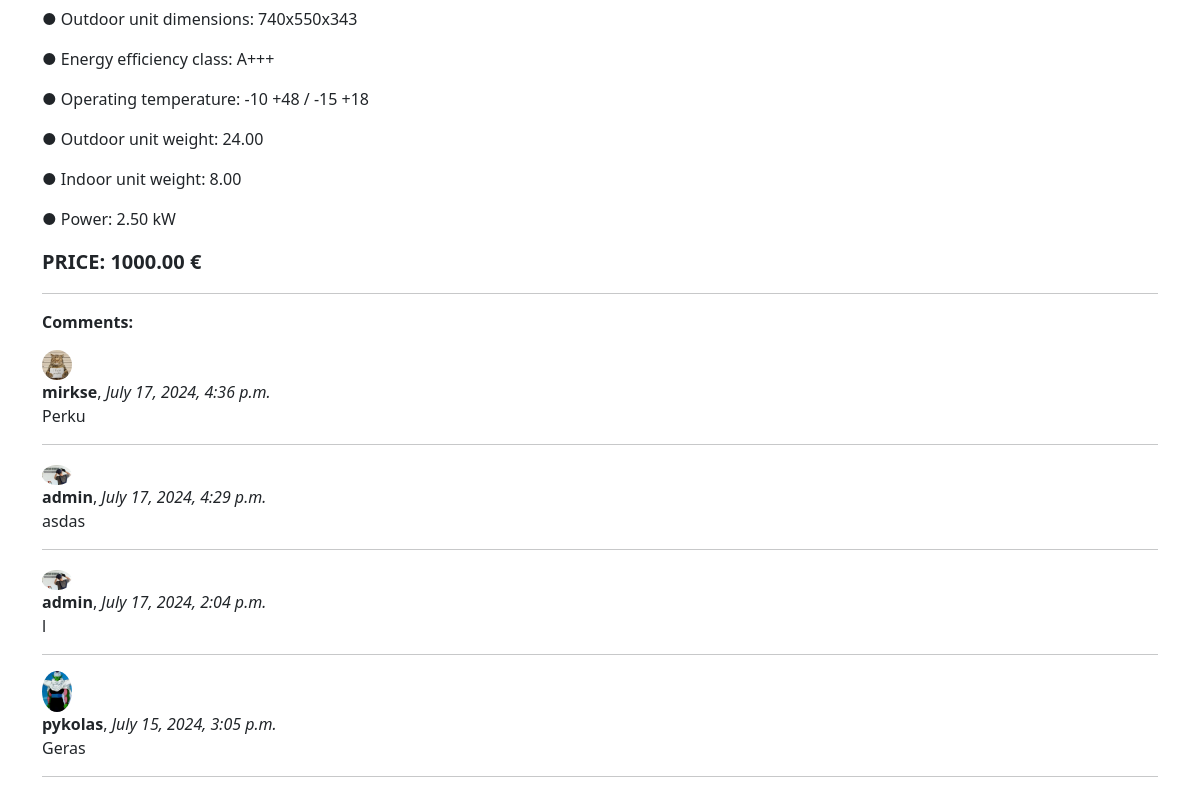
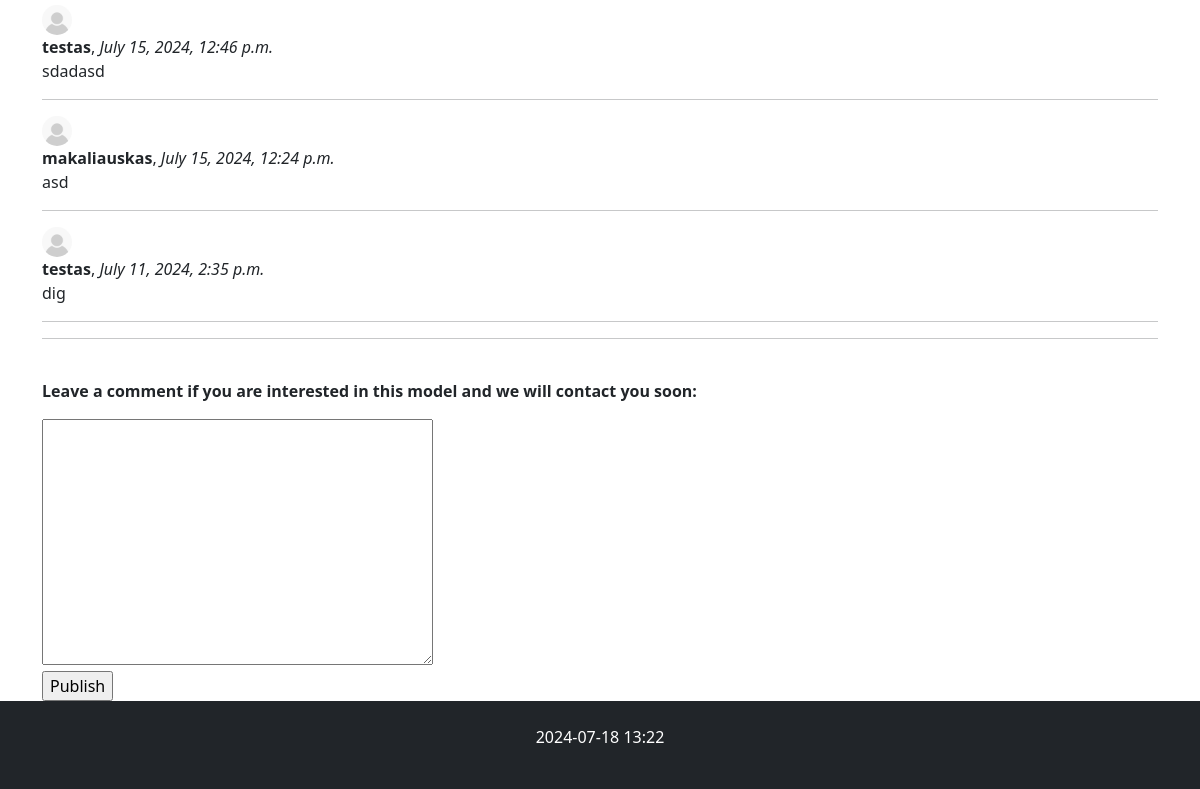
The page /catalog/technicalspecifications/2/ (signed in, lower part) on the database as committed earlier (2 pictures, top to bottom).
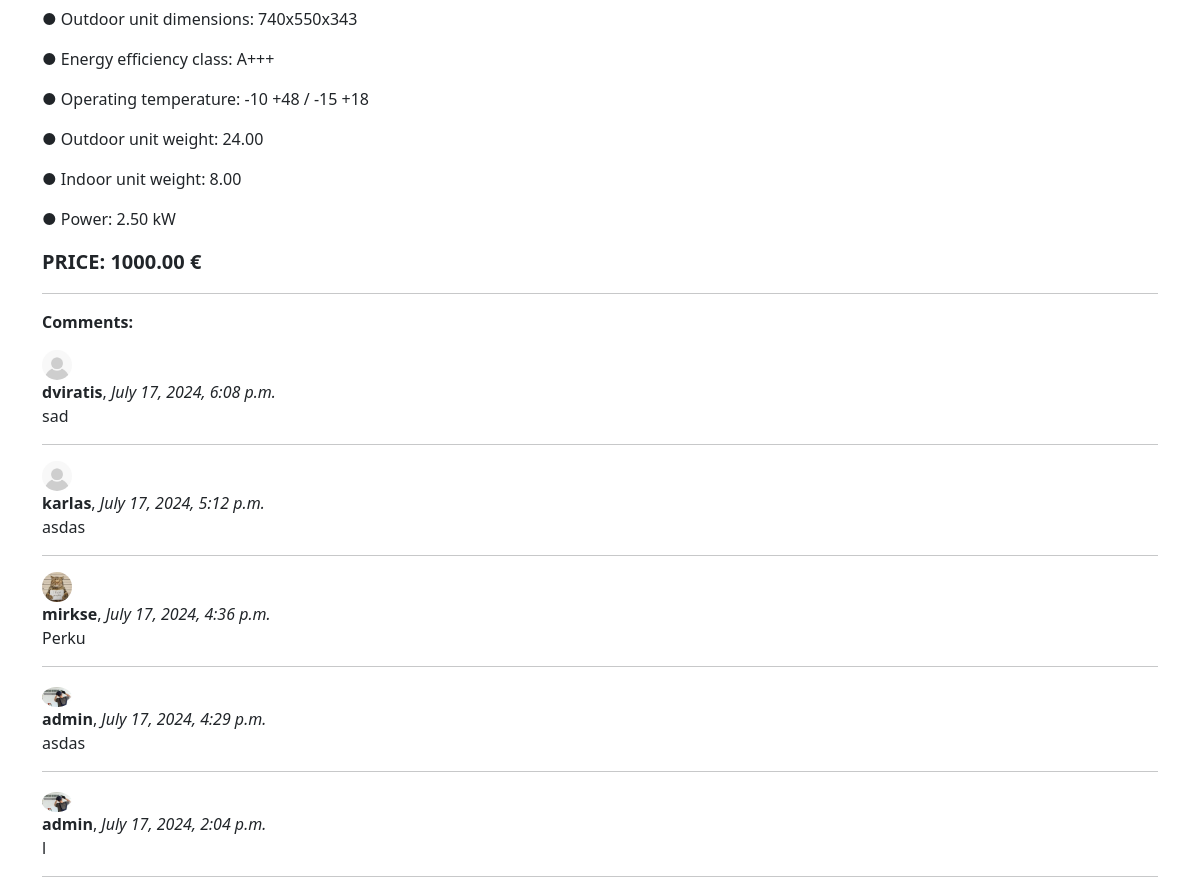
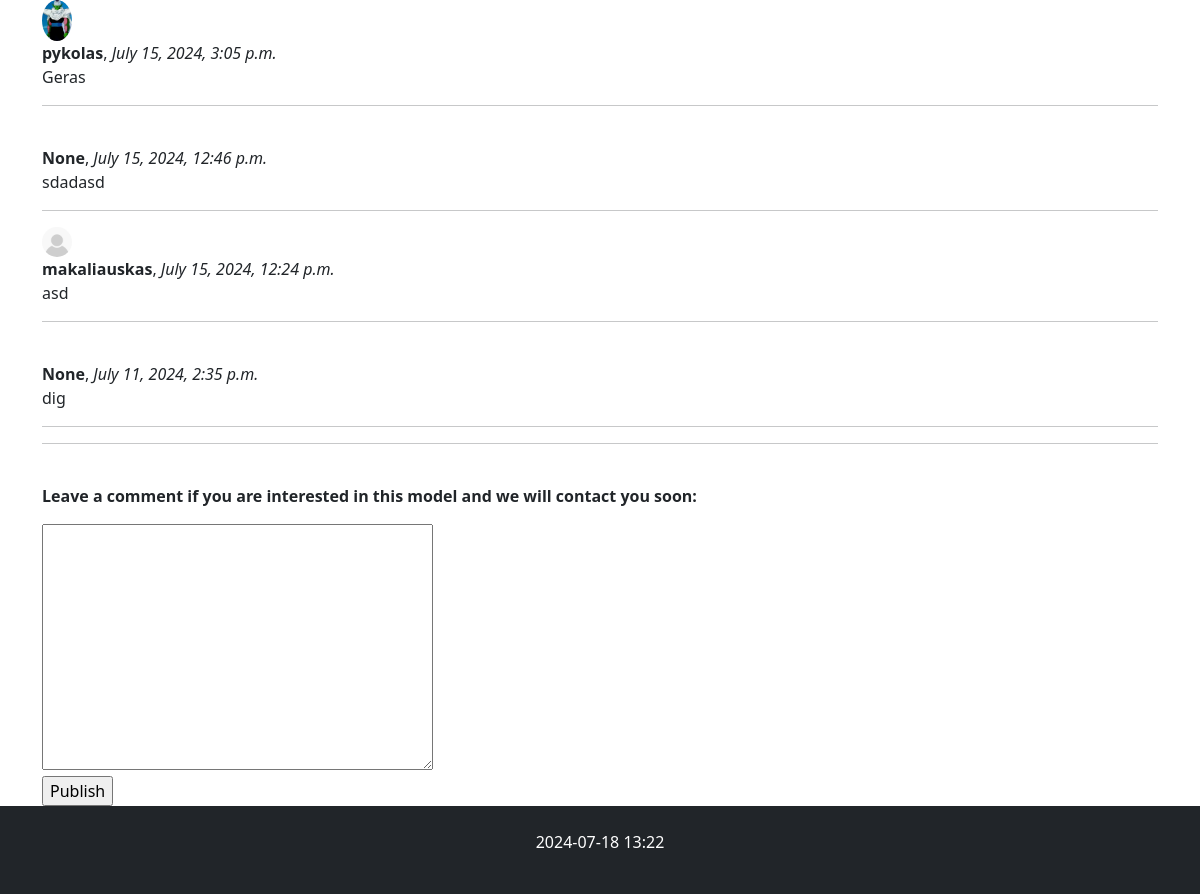
The same page on the database as committed later (2 pictures, top to bottom).
### catalog/models.py (models this page shows, shortened)
class ConditionerOrder(models.Model):
    air_conditioner = models.ForeignKey(to="TechnicalSpecification", verbose_name=_("Technical specification"), on_delete=models.SET_NULL, null=True, blank=True, related_name="orders")
    client = models.ForeignKey(to=User, verbose_name=_("Client"), on_delete=models.SET_NULL, null=True, blank=True)
    date_created = models.DateTimeField(verbose_name=_("Date"), auto_now_add=True)
    content = models.TextField(verbose_name=_("Order"), max_length=5000)
    class Meta:
        verbose_name = _("Order")
        verbose_name_plural = _("Orders")
        ordering = ["-date_created"]

class Profile(models.Model):
    user = models.OneToOneField(User, on_delete=models.CASCADE)
    photo = models.ImageField(default="default.png", upload_to="profile_pics")

### catalog/views.py (the view, shortened to what this page needs)
# urls.py: path('technicalspecifications/<int:pk>/', TechnicalSpecificationDetailView.as_view(), name='technicalspecification'),
class TechnicalSpecificationDetailView(FormMixin, generic.DetailView):
    model = TechnicalSpecification
    template_name = 'technicalspecification.html'
    context_object_name = 'technicalspecification'
    form_class = ConditionerOrderForm
    def get_context_data(self, **kwargs):
        context = super().get_context_data(**kwargs)
        context['form'] = ConditionerOrderForm()
        return context
    def get_object(self, queryset=None):
        obj = super().get_object(queryset=queryset)
        print(obj.__dict__)  # išvesti objekto duomenis
        return obj

### catalog/forms.py
class ConditionerOrderForm(forms.ModelForm):
    class Meta:
        model = ConditionerOrder
        fields = ['content']

### catalog/templates/technicalspecification.html (shortened to what this page needs)
{% extends 'base.html' %}
{% load i18n %}
{% block 'content' %}
<p>● {% trans "Outdoor unit dimensions" %}: {{ technicalspecification.outdoor_unit_dimensions }}</p>
<p>● {% trans "Energy efficiency class" %}: {{ technicalspecification.energy_efficiency_class }}</p>
<p>● {% trans "Operating temperature" %}: {{ technicalspecification.operating_temperature }}</p>
<p>● {% trans "Outdoor unit weight" %}: {{ technicalspecification.outdoor_unit_weight }}</p>
<p>● {% trans "Indoor unit weight" %}: {{ technicalspecification.indoor_unit_weight }}</p>
<p>● {% trans "Power" %}: {{ technicalspecification.power }} kW</p>
<p><strong style="font-size: 20px;">{% trans "PRICE" %}: {{ technicalspecification.price }} €</strong></p>
{% if user.is_authenticated %}
<hr>
<p><strong>{% trans "Comments" %}:</strong></p>
{% for order in technicalspecification.orders.all %}
<img class="rounded-circle account-img" style="width: 30px" src="{{ order.client.profile.photo.url }}"><br/>
<strong>{{ order.client }}</strong>, <em>{{ order.date_created }}</em>
<p>{{ order.content }}</p>
<hr>
{% endfor %}
<div class="fieldWrapper">
    <hr><br/>
    <p><strong>{% trans "Leave a comment if you are interested in this model and we will contact you soon:" %}</strong></p>
    <form action="" method="post">
        {{ form.content }}<br/>
        <input type="submit" value={% trans "Publish" %}>
    </form>
</div>
{% endif %}
{% endblock %}

Rows that differ between the two databases and show on the page:
added ConditionerOrder: client.profile.photo (placeholder picture), client "dviratis", date_created "July 17, 2024, 6:08 p.m.", content "sad"
added ConditionerOrder: client.profile.photo (placeholder picture), client "karlas", date_created "July 17, 2024, 5:12 p.m.", content "asdas"
changed ConditionerOrder "July 15, 2024, 12:46 p.m.": client "testas" → "None"; client.profile.photo: picture removed
changed ConditionerOrder "July 11, 2024, 2:35 p.m.": client "testas" → "None"; client.profile.photo: picture removed
